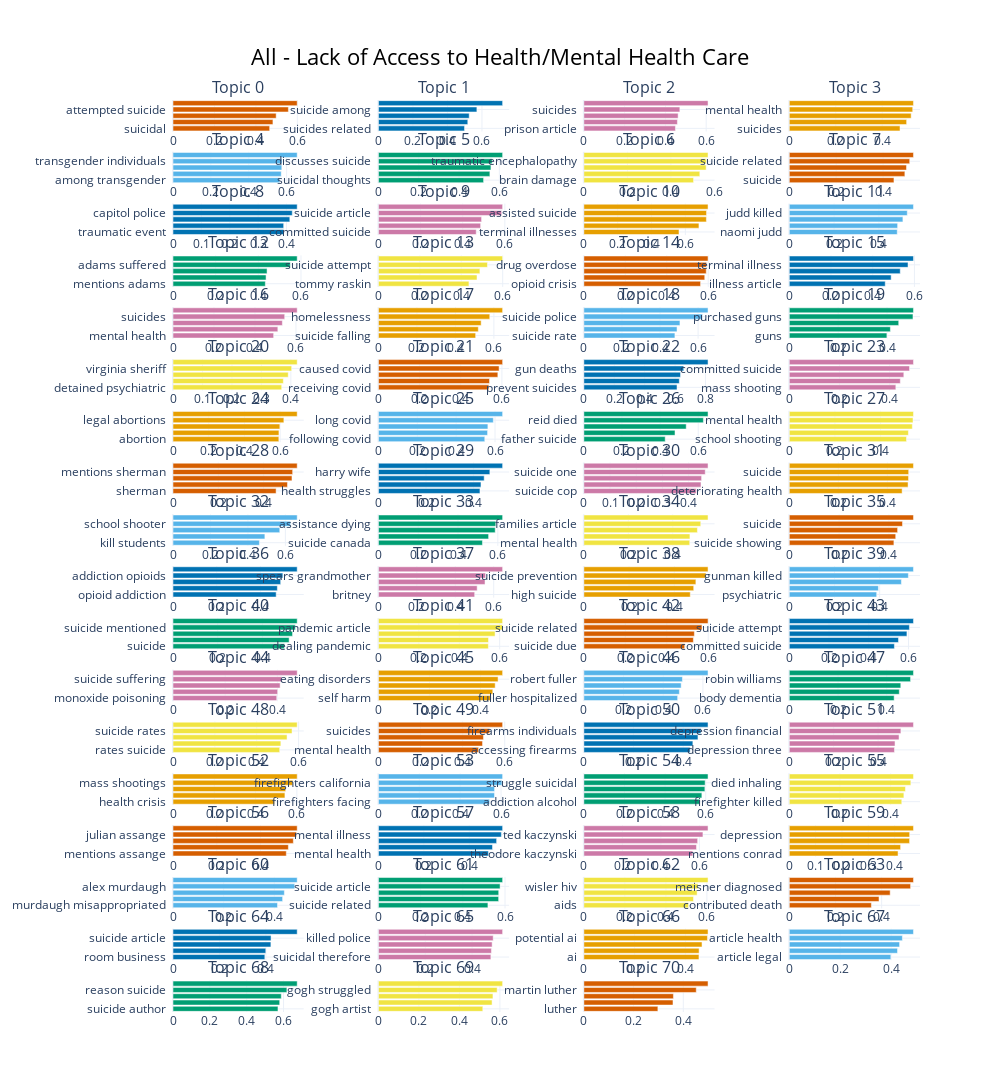

The cell this chart's notebook holds for it:
### Code cell
# Reduce the number of topics  
model.reduce_topics(comments_all, nr_topics="auto")
topics = model.topics_ 
model.visualize_barchart(top_n_topics=100, title = tit)
